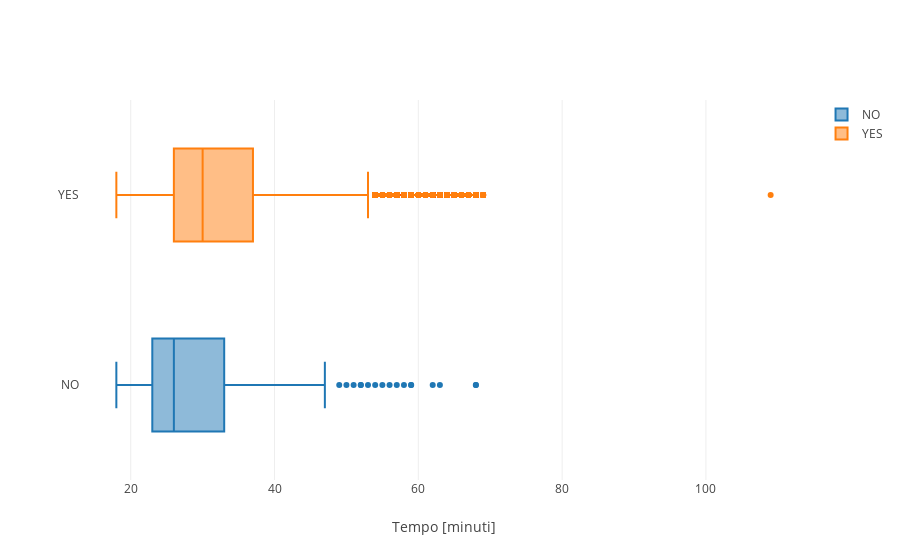

Write notebook code for a chart like this one.
### Markdown cell above
### 2.1 
Disegnare un grouped boxplot che confronti la distribuzione dell'età per le varie sottoclassi identificate dalla variabile ``Lavoratore``.

### Code cell
# Solution
data = []
for val in set(jobArray):
    p_by_job = dfNew['age'][jobArray == val]
    trace = go.Box(x=p_by_job, name=val)
    data.append(trace)

layout = go.Layout(
    xaxis=dict(title="Tempo [minuti]"),
)

fig = go.Figure(data=data, layout=layout)
py.iplot(fig)

### Figure 1 — Plotly figure (JSON) as saved in the notebook; plotly's stock layout.template omitted (floating-point values rounded to 4 significant figures; data arrays with more than 128 entries replaced by an {"elided": "..."} marker saying what was removed)
{"data": [{"name": "NO", "type": "box", "uid": "c9f42112-d04e-11e8-9cfd-3052cb2086f3", "x": {"elided": "273 int values"}}, {"name": "YES", "type": "box", "uid": "c9f422fc-d04e-11e8-9cfd-3052cb2086f3", "x": {"elided": "51475 int values"}}], "layout": {"xaxis": {"title": "Tempo [minuti]"}}}
